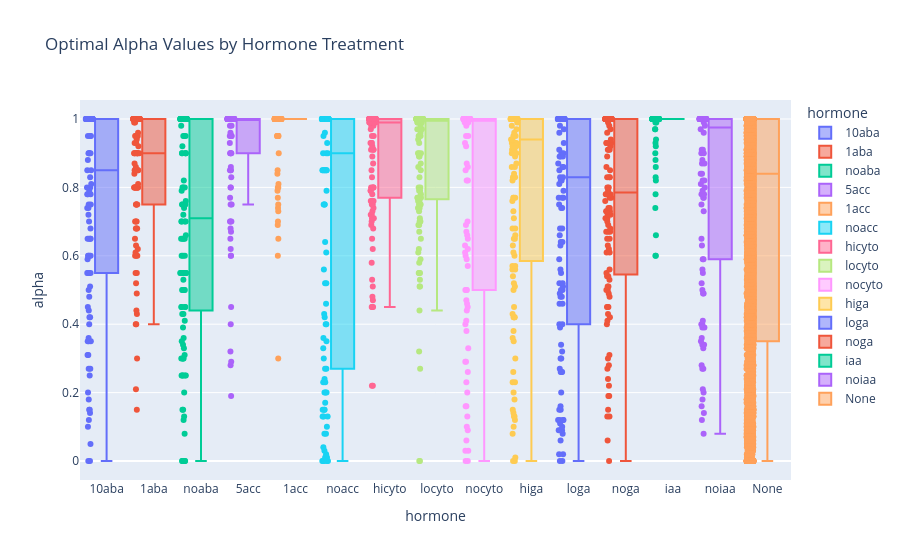

The notebook cell saved with this chart:
### Markdown cell above
# Looking at data by hormone treatment (box plots)

### Code cell
#df_combined_ideotype_exc1 = df_combined_ideotype[df_combined_ideotype["ideotype (T/C/B)"].isin(['dT', 'T', 'C', 'B', 'CT', 'M', 'T/B', 'DT'])]

combined_df["hormone"] = combined_df["hormone"].str.strip()

fig = px.box(combined_df, x='hormone', y='alpha', color='hormone', points='all',
             title='Optimal Alpha Values by Hormone Treatment',
             category_orders={'hormone': ['10aba', '1aba', 'noaba', '5acc', '1acc', 'noacc', 'hicyto', 'locyto', 'nocyto',
                                          'higa', 'loga', 'noga', 'iaa', 'noiaa', 'None']}
             )

fig.show()

### Figure 1 — Plotly figure (JSON) as saved in the notebook; plotly's stock layout.template omitted (floating-point values rounded to 4 significant figures; data arrays with more than 128 entries replaced by an {"elided": "..."} marker saying what was removed)
{"data": [{"alignmentgroup": "True", "boxpoints": "all", "hovertemplate": "hormone=%{x}<br>alpha=%{y}<extra></extra>", "legendgroup": "10aba", "marker": {"color": "#636efa"}, "name": "10aba", "notched": false, "offsetgroup": "10aba", "orientation": "v", "showlegend": true, "type": "box", "x": ["10aba", "10aba", "10aba", "10aba", "10aba", "10aba", "10aba", "10aba", "10aba", "10aba", "10aba", "10aba", "10aba", "10aba", "10aba", "10aba", "10aba", "10aba", "10aba", "10aba", "10aba", "10aba", "10aba", "10aba", "10aba", "10aba", "10aba", "10aba", "10aba", "10aba", "10aba", "10aba", "10aba", "10aba", "10aba", "10aba", "10aba", "10aba", "10aba", "10aba", "10aba", "10aba", "10aba", "10aba", "10aba", "10aba", "10aba", "10aba", "10aba", "10aba", "10aba", "10aba", "10aba", "10aba", "10aba", "10aba", "10aba", "10aba", "10aba", "10aba", "10aba", "10aba", "10aba", "10aba", "10aba", "10aba", "10aba", "10aba", "10aba", "10aba", "10aba", "10aba", "10aba", "10aba", "10aba", "10aba", "10aba", "10aba", "10aba", "10aba", "10aba", "10aba", "10aba", "10aba", "10aba", "10aba", "10aba", "10aba", "10aba", "10aba", "10aba", "10aba", "10aba", "10aba", "10aba", "10aba", "10aba", "10aba", "10aba", "10aba", "10aba", "10aba", "10aba", "10aba", "10aba", "10aba", "10aba", "10aba", "10aba", "10aba", "10aba", "10aba"], "x0": " ", "xaxis": "x", "y": [1.0, 1.0, 1.0, 1.0, 0.79, 0.81, 0.59, 0.74, 1.0, 1.0, 0.9, 0.83, 0.95, 0.95, 1.0, 1.0, 1.0, 1.0, 1.0, 1.0, 1.0, 1.0, 1.0, 1.0, 1.0, 1.0, 0.42, 0.31, 1.0, 1.0, 1.0, 1.0, 1.0, 1.0, 0.8, 1.0, 0.75, 0.7, 1.0, 1.0, 0.65, 0.55, 0.78, 0.88, 0.35, 0.18, 0.6, 0.14, 0.6, 0.72, 0.36, 0.25, 0.27, 0.85, 1.0, 1.0, 1.0, 1.0, 1.0, 1.0, 0.5, 0.4, 0.75, 0.9, 0.6, 0.55, 0.35, 0.42, 0.9, 1.0, 0.78, 0.74, 0.0, 0.0, 0.2, 0.15, 1.0, 1.0, 1.0, 1.0, 0.44, 0.12, 0.65, 0.45, 0.55, 0.05, 0.31, 0.15, 0.27, 0.1, 0.65, 0.51, 1.0, 1.0, 1.0, 1.0, 1.0, 1.0, 0.68, 0.48, 1.0, 1.0, 0.65, 0.35, 0.8, 1.0, 0.95, 0.9, 0.85, 0.78, 0.55, 0.6], "y0": " ", "yaxis": "y"}, {"alignmentgroup": "True", "boxpoints": "all", "hovertemplate": "hormone=%{x}<br>alpha=%{y}<extra></extra>", "legendgroup": "1aba", "marker": {"color": "#EF553B"}, "name": "1aba", "notched": false, "offsetgroup": "1aba", "orientation": "v", "showlegend": true, "type": "box", "x": ["1aba", "1aba", "1aba", "1aba", "1aba", "1aba", "1aba", "1aba", "1aba", "1aba", "1aba", "1aba", "1aba", "1aba", "1aba", "1aba", "1aba", "1aba", "1aba", "1aba", "1aba", "1aba", "1aba", "1aba", "1aba", "1aba", "1aba", "1aba", "1aba", "1aba", "1aba", "1aba", "1aba", "1aba", "1aba", "1aba", "1aba", "1aba", "1aba", "1aba", "1aba", "1aba", "1aba", "1aba", "1aba", "1aba", "1aba", "1aba", "1aba", "1aba", "1aba", "1aba", "1aba", "1aba", "1aba", "1aba", "1aba", "1aba", "1aba", "1aba", "1aba", "1aba", "1aba", "1aba", "1aba", "1aba", "1aba", "1aba", "1aba", "1aba", "1aba", "1aba", "1aba", "1aba", "1aba", "1aba", "1aba", "1aba", "1aba", "1aba", "1aba", "1aba", "1aba", "1aba", "1aba", "1aba", "1aba", "1aba", "1aba", "1aba", "1aba", "1aba", "1aba", "1aba", "1aba", "1aba", "1aba", "1aba", "1aba", "1aba", "1aba", "1aba", "1aba", "1aba"], "x0": " ", "xaxis": "x", "y": [0.9, 0.85, 1.0, 1.0, 1.0, 1.0, 0.95, 0.8, 0.75, 1.0, 0.9, 0.81, 0.95, 1.0, 0.92, 0.84, 1.0, 1.0, 0.95, 1.0, 0.61, 0.43, 0.7, 0.55, 1.0, 1.0, 1.0, 1.0, 0.95, 0.93, 0.96, 0.86, 1.0, 1.0, 0.68, 0.4, 1.0, 1.0, 0.8, 0.7, 0.8, 0.8, 0.63, 0.9, 1.0, 1.0, 1.0, 1.0, 1.0, 1.0, 0.93, 0.3, 1.0, 1.0, 1.0, 1.0, 0.8, 0.4, 0.99, 0.99, 0.44, 0.15, 0.85, 0.65, 1.0, 1.0, 1.0, 1.0, 0.9, 0.75, 0.85, 0.85, 0.94, 0.87, 0.75, 0.55, 0.52, 0.7, 0.68, 0.6, 0.85, 0.8, 0.62, 0.6, 0.8, 0.6, 0.9, 0.9, 0.9, 0.8, 0.85, 0.8, 0.9, 0.75, 1.0, 1.0, 0.68, 0.21, 1.0, 1.0, 1.0, 1.0, 0.8, 0.49], "y0": " ", "yaxis": "y"}, {"alignmentgroup": "True", "boxpoints": "all", "hovertemplate": "hormone=%{x}<br>alpha=%{y}<extra></extra>", "legendgroup": "noaba", "marker": {"color": "#00cc96"}, "name": "noaba", "notched": false, "offsetgroup": "noaba", "orientation": "v", "showlegend": true, "type": "box", "x": ["noaba", "noaba", "noaba", "noaba", "noaba", "noaba", "noaba", "noaba", "noaba", "noaba", "noaba", "noaba", "noaba", "noaba", "noaba", "noaba", "noaba", "noaba", "noaba", "noaba", "noaba", "noaba", "noaba", "noaba", "noaba", "noaba", "noaba", "noaba", "noaba", "noaba", "noaba", "noaba", "noaba", "noaba", "noaba", "noaba", "noaba", "noaba", "noaba", "noaba", "noaba", "noaba", "noaba", "noaba", "noaba", "noaba", "noaba", "noaba", "noaba", "noaba", "noaba", "noaba", "noaba", "noaba", "noaba", "noaba", "noaba", "noaba", "noaba", "noaba", "noaba", "noaba", "noaba", "noaba", "noaba", "noaba", "noaba", "noaba", "noaba", "noaba", "noaba", "noaba", "noaba", "noaba", "noaba", "noaba", "noaba", "noaba", "noaba", "noaba", "noaba", "noaba", "noaba", "noaba", "noaba", "noaba", "noaba", "noaba", "noaba", "noaba", "noaba", "noaba", "noaba", "noaba", "noaba", "noaba", "noaba", "noaba", "noaba", "noaba", "noaba", "noaba", "noaba", "noaba", "noaba", "noaba", "noaba", "noaba", "noaba", "noaba", "noaba", "noaba", "noaba", "noaba", "noaba", "noaba"], "x0": " ", "xaxis": "x", "y": [0.55, 0.35, 0.7, 0.3, 0.55, 0.25, 1.0, 0.75, 1.0, 1.0, 0.65, 0.6, 0.9, 0.5, 0.9, 0.8, 0.65, 0.3, 0.0, 0.0, 0.72, 0.55, 1.0, 0.9, 0.95, 0.75, 0.55, 0.6, 0.31, 0.36, 0.76, 0.25, 0.92, 0.65, 0.43, 1.0, 0.55, 0.2, 1.0, 1.0, 1.0, 1.0, 0.82, 0.39, 1.0, 1.0, 1.0, 1.0, 0.12, 0.0, 1.0, 1.0, 1.0, 1.0, 1.0, 1.0, 1.0, 1.0, 1.0, 1.0, 1.0, 1.0, 0.75, 0.25, 0.0, 0.0, 1.0, 0.95, 0.8, 0.7, 1.0, 1.0, 0.9, 0.6, 1.0, 0.98, 1.0, 1.0, 0.53, 0.3, 0.7, 0.45, 1.0, 1.0, 0.34, 0.13, 0.55, 0.5, 0.5, 0.3, 0.75, 0.45, 0.43, 0.45, 0.74, 0.79, 0.66, 0.33, 1.0, 0.95, 1.0, 1.0, 0.8, 0.5, 0.41, 0.15, 0.7, 0.15, 0.9, 0.45, 0.55, 0.25, 0.55, 0.25, 0.65, 0.08], "y0": " ", "yaxis": "y"}, {"alignmentgroup": "True", "boxpoints": "all", "hovertemplate": "hormone=%{x}<br>alpha=%{y}<extra></extra>", "legendgroup": "5acc", "marker": {"color": "#ab63fa"}, "name": "5acc", "notched": false, "offsetgroup": "5acc", "orientation": "v", "showlegend": true, "type": "box", "x": ["5acc", "5acc", "5acc", "5acc", "5acc", "5acc", "5acc", "5acc", "5acc", "5acc", "5acc", "5acc", "5acc", "5acc", "5acc", "5acc", "5acc", "5acc", "5acc", "5acc", "5acc", "5acc", "5acc", "5acc", "5acc", "5acc", "5acc", "5acc", "5acc", "5acc", "5acc", "5acc", "5acc", "5acc", "5acc", "5acc", "5acc", "5acc", "5acc", "5acc", "5acc", "5acc", "5acc", "5acc", "5acc", "5acc", "5acc", "5acc", "5acc", "5acc", "5acc", "5acc", "5acc", "5acc", "5acc", "5acc", "5acc", "5acc", "5acc", "5acc", "5acc", "5acc", "5acc", "5acc", "5acc", "5acc", "5acc", "5acc", "5acc", "5acc", "5acc", "5acc", "5acc", "5acc", "5acc", "5acc", "5acc", "5acc", "5acc", "5acc", "5acc", "5acc", "5acc", "5acc", "5acc", "5acc", "5acc", "5acc", "5acc", "5acc", "5acc", "5acc", "5acc", "5acc", "5acc", "5acc", "5acc", "5acc", "5acc", "5acc", "5acc", "5acc", "5acc", "5acc", "5acc", "5acc"], "x0": " ", "xaxis": "x", "y": [1.0, 1.0, 0.83, 0.7, 1.0, 0.85, 1.0, 1.0, 1.0, 1.0, 0.9, 0.62, 1.0, 1.0, 0.98, 0.96, 1.0, 1.0, 1.0, 0.9, 1.0, 1.0, 0.95, 0.85, 0.95, 0.95, 1.0, 1.0, 1.0, 1.0, 0.85, 0.6, 1.0, 1.0, 0.67, 0.4, 1.0, 1.0, 1.0, 0.86, 1.0, 1.0, 0.29, 0.28, 0.65, 0.45, 0.93, 1.0, 0.75, 0.7, 1.0, 1.0, 0.95, 0.9, 1.0, 1.0, 0.8, 0.75, 1.0, 1.0, 1.0, 1.0, 1.0, 1.0, 0.8, 0.6, 1.0, 1.0, 1.0, 1.0, 1.0, 1.0, 1.0, 1.0, 1.0, 1.0, 0.98, 1.0, 0.77, 0.19, 1.0, 1.0, 0.68, 0.32, 1.0, 1.0, 1.0, 1.0, 1.0, 1.0, 1.0, 1.0, 1.0, 1.0, 1.0, 1.0, 0.9, 0.7, 1.0, 1.0, 1.0, 1.0, 1.0, 1.0, 1.0, 1.0], "y0": " ", "yaxis": "y"}, {"alignmentgroup": "True", "boxpoints": "all", "hovertemplate": "hormone=%{x}<br>alpha=%{y}<extra></extra>", "legendgroup": "1acc", "marker": {"color": "#FFA15A"}, "name": "1acc", "notched": false, "offsetgroup": "1acc", "orientation": "v", "showlegend": true, "type": "box", "x": ["1acc", "1acc", "1acc", "1acc", "1acc", "1acc", "1acc", "1acc", "1acc", "1acc", "1acc", "1acc", "1acc", "1acc", "1acc", "1acc", "1acc", "1acc", "1acc", "1acc", "1acc", "1acc", "1acc", "1acc", "1acc", "1acc", "1acc", "1acc", "1acc", "1acc", "1acc", "1acc", "1acc", "1acc", "1acc", "1acc", "1acc", "1acc", "1acc", "1acc", "1acc", "1acc", "1acc", "1acc", "1acc", "1acc", "1acc", "1acc", "1acc", "1acc", "1acc", "1acc", "1acc", "1acc", "1acc", "1acc", "1acc", "1acc", "1acc", "1acc", "1acc", "1acc", "1acc", "1acc", "1acc", "1acc", "1acc", "1acc", "1acc", "1acc", "1acc", "1acc", "1acc", "1acc", "1acc", "1acc", "1acc", "1acc", "1acc", "1acc", "1acc", "1acc", "1acc", "1acc", "1acc", "1acc", "1acc", "1acc", "1acc", "1acc", "1acc", "1acc", "1acc", "1acc", "1acc", "1acc", "1acc", "1acc", "1acc", "1acc", "1acc", "1acc"], "x0": " ", "xaxis": "x", "y": [0.6, 0.69, 0.8, 0.65, 0.95, 0.95, 0.95, 1.0, 1.0, 1.0, 0.75, 0.7, 1.0, 1.0, 1.0, 1.0, 1.0, 1.0, 1.0, 1.0, 1.0, 1.0, 1.0, 1.0, 1.0, 1.0, 1.0, 1.0, 1.0, 1.0, 0.73, 0.3, 1.0, 1.0, 1.0, 1.0, 1.0, 1.0, 1.0, 1.0, 1.0, 1.0, 1.0, 1.0, 1.0, 1.0, 1.0, 1.0, 1.0, 1.0, 0.95, 1.0, 1.0, 1.0, 0.9, 0.79, 0.95, 0.8, 1.0, 1.0, 1.0, 1.0, 1.0, 1.0, 0.95, 0.81, 1.0, 1.0, 0.74, 0.85, 1.0, 1.0, 1.0, 1.0, 1.0, 1.0, 0.95, 0.84, 1.0, 1.0, 0.95, 0.77, 1.0, 1.0, 1.0, 1.0, 1.0, 1.0, 1.0, 1.0, 1.0, 1.0, 1.0, 1.0, 1.0, 1.0, 1.0, 1.0, 1.0, 1.0, 1.0, 1.0], "y0": " ", "yaxis": "y"}, {"alignmentgroup": "True", "boxpoints": "all", "hovertemplate": "hormone=%{x}<br>alpha=%{y}<extra></extra>", "legendgroup": "noacc", "marker": {"color": "#19d3f3"}, "name": "noacc", "notched": false, "offsetgroup": "noacc", "orientation": "v", "showlegend": true, "type": "box", "x": ["noacc", "noacc", "noacc", "noacc", "noacc", "noacc", "noacc", "noacc", "noacc", "noacc", "noacc", "noacc", "noacc", "noacc", "noacc", "noacc", "noacc", "noacc", "noacc", "noacc", "noacc", "noacc", "noacc", "noacc", "noacc", "noacc", "noacc", "noacc", "noacc", "noacc", "noacc", "noacc", "noacc", "noacc", "noacc", "noacc", "noacc", "noacc", "noacc", "noacc", "noacc", "noacc", "noacc", "noacc", "noacc", "noacc", "noacc", "noacc", "noacc", "noacc", "noacc", "noacc", "noacc", "noacc", "noacc", "noacc", "noacc", "noacc", "noacc", "noacc", "noacc", "noacc", "noacc", "noacc", "noacc", "noacc", "noacc", "noacc", "noacc", "noacc", "noacc", "noacc", "noacc", "noacc", "noacc", "noacc", "noacc", "noacc", "noacc", "noacc", "noacc", "noacc", "noacc", "noacc", "noacc", "noacc", "noacc", "noacc", "noacc", "noacc", "noacc", "noacc", "noacc", "noacc", "noacc", "noacc", "noacc", "noacc", "noacc", "noacc", "noacc", "noacc", "noacc", "noacc", "noacc", "noacc", "noacc", "noacc"], "x0": " ", "xaxis": "x", "y": [1.0, 1.0, 0.9, 0.15, 0.85, 0.46, 1.0, 1.0, 0.52, 0.36, 1.0, 0.08, 0.27, 0.13, 0.85, 0.4, 0.9, 0.85, 0.01, 0.13, 1.0, 1.0, 1.0, 1.0, 1.0, 1.0, 0.02, 0.0, 0.95, 0.2, 0.85, 0.35, 0.75, 0.27, 0.33, 0.0, 1.0, 1.0, 0.2, 0.15, 0.01, 0.0, 0.93, 0.64, 1.0, 0.85, 0.4, 0.13, 0.85, 0.75, 0.15, 0.2, 0.61, 0.23, 0.9, 0.75, 0.1, 0.3, 0.0, 0.08, 0.85, 0.23, 0.52, 0.43, 1.0, 0.17, 0.56, 0.24, 0.03, 0.0, 1.0, 1.0, 1.0, 1.0, 1.0, 1.0, 1.0, 1.0, 1.0, 1.0, 0.42, 0.04, 0.96, 0.79, 1.0, 1.0, 1.0, 1.0, 1.0, 1.0, 1.0, 1.0, 1.0, 1.0, 1.0, 1.0, 1.0, 1.0, 1.0, 1.0, 1.0, 1.0, 1.0, 1.0, 1.0, 1.0, 1.0, 1.0], "y0": " ", "yaxis": "y"}, {"alignmentgroup": "True", "boxpoints": "all", "hovertemplate": "hormone=%{x}<br>alpha=%{y}<extra></extra>", "legendgroup": "hicyto", "marker": {"color": "#FF6692"}, "name": "hicyto", "notched": false, "offsetgroup": "hicyto", "orientation": "v", "showlegend": true, "type": "box", "x": ["hicyto", "hicyto", "hicyto", "hicyto", "hicyto", "hicyto", "hicyto", "hicyto", "hicyto", "hicyto", "hicyto", "hicyto", "hicyto", "hicyto", "hicyto", "hicyto", "hicyto", "hicyto", "hicyto", "hicyto", "hicyto", "hicyto", "hicyto", "hicyto", "hicyto", "hicyto", "hicyto", "hicyto", "hicyto", "hicyto", "hicyto", "hicyto", "hicyto", "hicyto", "hicyto", "hicyto", "hicyto", "hicyto", "hicyto", "hicyto", "hicyto", "hicyto", "hicyto", "hicyto", "hicyto", "hicyto", "hicyto", "hicyto", "hicyto", "hicyto", "hicyto", "hicyto", "hicyto", "hicyto", "hicyto", "hicyto", "hicyto", "hicyto", "hicyto", "hicyto", "hicyto", "hicyto", "hicyto", "hicyto", "hicyto", "hicyto", "hicyto", "hicyto", "hicyto", "hicyto", "hicyto", "hicyto", "hicyto", "hicyto", "hicyto", "hicyto", "hicyto", "hicyto", "hicyto", "hicyto", "hicyto", "hicyto", "hicyto", "hicyto", "hicyto", "hicyto", "hicyto", "hicyto", "hicyto", "hicyto", "hicyto", "hicyto", "hicyto", "hicyto", "hicyto", "hicyto", "hicyto", "hicyto", "hicyto", "hicyto", "hicyto", "hicyto", "hicyto", "hicyto", "hicyto", "hicyto", "hicyto", "hicyto"], "x0": " ", "xaxis": "x", "y": [0.45, 0.76, 1.0, 1.0, 0.93, 0.97, 1.0, 1.0, 1.0, 1.0, 0.93, 0.98, 1.0, 1.0, 0.71, 0.91, 1.0, 1.0, 0.87, 0.91, 0.62, 0.8, 0.89, 0.95, 0.68, 0.8, 1.0, 1.0, 1.0, 1.0, 0.95, 0.99, 1.0, 1.0, 1.0, 1.0, 1.0, 1.0, 0.99, 1.0, 0.85, 0.91, 0.71, 0.72, 1.0, 1.0, 1.0, 1.0, 0.69, 0.75, 0.92, 0.93, 1.0, 1.0, 1.0, 1.0, 0.72, 0.76, 1.0, 1.0, 1.0, 1.0, 1.0, 1.0, 1.0, 1.0, 1.0, 1.0, 1.0, 1.0, 1.0, 1.0, 1.0, 1.0, 0.99, 0.99, 0.98, 1.0, 0.76, 0.8, 1.0, 1.0, 0.73, 0.76, 0.7, 0.74, 0.45, 0.51, 0.47, 0.45, 0.8, 0.79, 0.79, 0.78, 0.22, 0.22, 0.58, 0.65, 0.83, 0.75, 0.99, 0.99, 1.0, 1.0, 1.0, 1.0, 0.48, 0.53], "y0": " ", "yaxis": "y"}, {"alignmentgroup": "True", "boxpoints": "all", "hovertemplate": "hormone=%{x}<br>alpha=%{y}<extra></extra>", "legendgroup": "locyto", "marker": {"color": "#B6E880"}, "name": "locyto", "notched": false, "offsetgroup": "locyto", "orientation": "v", "showlegend": true, "type": "box", "x": ["locyto", "locyto", "locyto", "locyto", "locyto", "locyto", "locyto", "locyto", "locyto", "locyto", "locyto", "locyto", "locyto", "locyto", "locyto", "locyto", "locyto", "locyto", "locyto", "locyto", "locyto", "locyto", "locyto", "locyto", "locyto", "locyto", "locyto", "locyto", "locyto", "locyto", "locyto", "locyto", "locyto", "locyto", "locyto", "locyto", "locyto", "locyto", "locyto", "locyto", "locyto", "locyto", "locyto", "locyto", "locyto", "locyto", "locyto", "locyto", "locyto", "locyto", "locyto", "locyto", "locyto", "locyto", "locyto", "locyto", "locyto", "locyto", "locyto", "locyto", "locyto", "locyto", "locyto", "locyto", "locyto", "locyto", "locyto", "locyto", "locyto", "locyto", "locyto", "locyto", "locyto", "locyto", "locyto", "locyto", "locyto", "locyto", "locyto", "locyto", "locyto", "locyto", "locyto", "locyto", "locyto", "locyto", "locyto", "locyto", "locyto", "locyto", "locyto", "locyto", "locyto", "locyto", "locyto", "locyto", "locyto", "locyto", "locyto", "locyto", "locyto", "locyto", "locyto", "locyto", "locyto", "locyto", "locyto", "locyto", "locyto", "locyto", "locyto", "locyto", "locyto", "locyto", "locyto", "locyto"], "x0": " ", "xaxis": "x", "y": [1.0, 1.0, 0.62, 0.59, 0.99, 1.0, 0.83, 0.75, 0.8, 0.71, 1.0, 1.0, 1.0, 1.0, 0.74, 0.74, 0.78, 0.8, 0.53, 0.55, 1.0, 1.0, 0.94, 0.98, 0.0, 0.0, 1.0, 1.0, 0.79, 0.75, 0.99, 0.99, 1.0, 1.0, 1.0, 1.0, 1.0, 1.0, 0.51, 0.55, 1.0, 1.0, 1.0, 1.0, 0.77, 0.7, 1.0, 1.0, 1.0, 1.0, 1.0, 1.0, 1.0, 1.0, 0.7, 0.58, 0.9, 0.87, 1.0, 1.0, 0.95, 0.89, 1.0, 1.0, 1.0, 1.0, 1.0, 1.0, 0.27, 0.32, 0.9, 0.93, 0.77, 0.89, 0.77, 0.61, 1.0, 1.0, 1.0, 1.0, 0.55, 0.44, 1.0, 1.0, 1.0, 1.0, 0.96, 0.95, 0.86, 0.76, 0.51, 0.65, 1.0, 1.0, 1.0, 1.0, 1.0, 1.0, 1.0, 1.0, 1.0, 1.0, 0.85, 1.0, 0.97, 0.9, 0.73, 0.79, 1.0, 1.0, 0.69, 0.76, 0.67, 0.69, 0.97, 0.95], "y0": " ", "yaxis": "y"}, {"alignmentgroup": "True", "boxpoints": "all", "hovertemplate": "hormone=%{x}<br>alpha=%{y}<extra></extra>", "legendgroup": "nocyto", "marker": {"color": "#FF97FF"}, "name": "nocyto", "notched": false, "offsetgroup": "nocyto", "orientation": "v", "showlegend": true, "type": "box", "x": ["nocyto", "nocyto", "nocyto", "nocyto", "nocyto", "nocyto", "nocyto", "nocyto", "nocyto", "nocyto", "nocyto", "nocyto", "nocyto", "nocyto", "nocyto", "nocyto", "nocyto", "nocyto", "nocyto", "nocyto", "nocyto", "nocyto", "nocyto", "nocyto", "nocyto", "nocyto", "nocyto", "nocyto", "nocyto", "nocyto", "nocyto", "nocyto", "nocyto", "nocyto", "nocyto", "nocyto", "nocyto", "nocyto", "nocyto", "nocyto", "nocyto", "nocyto", "nocyto", "nocyto", "nocyto", "nocyto", "nocyto", "nocyto", "nocyto", "nocyto", "nocyto", "nocyto", "nocyto", "nocyto", "nocyto", "nocyto", "nocyto", "nocyto", "nocyto", "nocyto", "nocyto", "nocyto", "nocyto", "nocyto", "nocyto", "nocyto", "nocyto", "nocyto", "nocyto", "nocyto", "nocyto", "nocyto", "nocyto", "nocyto", "nocyto", "nocyto", "nocyto", "nocyto", "nocyto", "nocyto", "nocyto", "nocyto", "nocyto", "nocyto", "nocyto", "nocyto", "nocyto", "nocyto", "nocyto", "nocyto", "nocyto", "nocyto", "nocyto", "nocyto", "nocyto", "nocyto", "nocyto", "nocyto"], "x0": " ", "xaxis": "x", "y": [0.59, 0.26, 0.38, 0.16, 0.63, 0.29, 0.66, 0.23, 1.0, 1.0, 0.87, 0.69, 0.82, 0.46, 1.0, 1.0, 1.0, 1.0, 1.0, 1.0, 0.5, 0.45, 0.82, 0.41, 0.98, 0.92, 0.57, 0.29, 0.95, 0.7, 1.0, 1.0, 1.0, 1.0, 1.0, 1.0, 1.0, 1.0, 1.0, 1.0, 1.0, 1.0, 0.93, 0.99, 1.0, 1.0, 1.0, 1.0, 0.95, 0.86, 0.65, 0.33, 0.67, 0.44, 1.0, 1.0, 0.99, 1.0, 0.03, 0.06, 0.61, 0.5, 1.0, 1.0, 0.2, 0.13, 0.85, 0.47, 0.03, 0.09, 1.0, 1.0, 1.0, 1.0, 1.0, 1.0, 1.0, 1.0, 1.0, 1.0, 1.0, 1.0, 1.0, 1.0, 1.0, 1.0, 1.0, 1.0, 1.0, 1.0, 0.62, 0.4, 0.16, 0.1, 0.0, 0.0, 0.6, 0.5], "y0": " ", "yaxis": "y"}, {"alignmentgroup": "True", "boxpoints": "all", "hovertemplate": "hormone=%{x}<br>alpha=%{y}<extra></extra>", "legendgroup": "higa", "marker": {"color": "#FECB52"}, "name": "higa", "notched": false, "offsetgroup": "higa", "orientation": "v", "showlegend": true, "type": "box", "x": {"elided": "132 str values"}, "x0": " ", "xaxis": "x", "y": {"elided": "132 float values"}, "y0": " ", "yaxis": "y"}, {"alignmentgroup": "True", "boxpoints": "all", "hovertemplate": "hormone=%{x}<br>alpha=%{y}<extra></extra>", "legendgroup": "loga", "marker": {"color": "#636efa"}, "name": "loga", "notched": false, "offsetgroup": "loga", "orientation": "v", "showlegend": true, "type": "box", "x": ["loga", "loga", "loga", "loga", "loga", "loga", "loga", "loga", "loga", "loga", "loga", "loga", "loga", "loga", "loga", "loga", "loga", "loga", "loga", "loga", "loga", "loga", "loga", "loga", "loga", "loga", "loga", "loga", "loga", "loga", "loga", "loga", "loga", "loga", "loga", "loga", "loga", "loga", "loga", "loga", "loga", "loga", "loga", "loga", "loga", "loga", "loga", "loga", "loga", "loga", "loga", "loga", "loga", "loga", "loga", "loga", "loga", "loga", "loga", "loga", "loga", "loga", "loga", "loga", "loga", "loga", "loga", "loga", "loga", "loga", "loga", "loga", "loga", "loga", "loga", "loga", "loga", "loga", "loga", "loga", "loga", "loga", "loga", "loga", "loga", "loga", "loga", "loga", "loga", "loga", "loga", "loga", "loga", "loga", "loga", "loga", "loga", "loga", "loga", "loga", "loga", "loga", "loga", "loga", "loga", "loga", "loga", "loga", "loga", "loga", "loga", "loga", "loga", "loga", "loga", "loga", "loga", "loga", "loga", "loga", "loga", "loga"], "x0": " ", "xaxis": "x", "y": [1.0, 1.0, 0.86, 0.56, 0.3, 0.12, 1.0, 1.0, 0.82, 0.46, 1.0, 1.0, 0.02, 1.0, 1.0, 1.0, 0.55, 0.15, 0.85, 0.89, 0.3, 0.09, 0.02, 0.09, 0.89, 0.39, 0.11, 0.0, 0.98, 0.83, 0.26, 0.08, 1.0, 1.0, 0.15, 0.09, 0.66, 0.48, 0.52, 0.2, 0.68, 0.27, 0.12, 0.12, 0.74, 0.09, 0.4, 0.16, 0.77, 1.0, 1.0, 1.0, 0.32, 0.06, 0.96, 0.74, 0.68, 0.64, 0.79, 0.4, 1.0, 1.0, 1.0, 1.0, 1.0, 1.0, 0.86, 0.49, 1.0, 1.0, 1.0, 1.0, 1.0, 1.0, 1.0, 1.0, 0.9, 0.5, 0.97, 0.89, 1.0, 1.0, 1.0, 1.0, 1.0, 1.0, 0.87, 0.75, 0.83, 1.0, 0.59, 0.26, 1.0, 0.93, 0.64, 0.12, 0.63, 0.48, 0.77, 0.34, 0.77, 0.46, 0.0, 0.1, 1.0, 1.0, 1.0, 1.0, 0.51, 0.52, 0.5, 0.26, 1.0, 1.0, 1.0, 1.0, 1.0, 1.0, 0.9, 0.82, 0.91, 0.81], "y0": " ", "yaxis": "y"}, {"alignmentgroup": "True", "boxpoints": "all", "hovertemplate": "hormone=%{x}<br>alpha=%{y}<extra></extra>", "legendgroup": "noga", "marker": {"color": "#EF553B"}, "name": "noga", "notched": false, "offsetgroup": "noga", "orientation": "v", "showlegend": true, "type": "box", "x": ["noga", "noga", "noga", "noga", "noga", "noga", "noga", "noga", "noga", "noga", "noga", "noga", "noga", "noga", "noga", "noga", "noga", "noga", "noga", "noga", "noga", "noga", "noga", "noga", "noga", "noga", "noga", "noga", "noga", "noga", "noga", "noga", "noga", "noga", "noga", "noga", "noga", "noga", "noga", "noga", "noga", "noga", "noga", "noga", "noga", "noga", "noga", "noga", "noga", "noga", "noga", "noga", "noga", "noga", "noga", "noga", "noga", "noga", "noga", "noga", "noga", "noga", "noga", "noga", "noga", "noga", "noga", "noga", "noga", "noga", "noga", "noga", "noga", "noga", "noga", "noga", "noga", "noga", "noga", "noga", "noga", "noga", "noga", "noga", "noga", "noga", "noga", "noga", "noga", "noga", "noga", "noga", "noga", "noga", "noga", "noga", "noga", "noga", "noga", "noga", "noga", "noga", "noga", "noga", "noga", "noga", "noga", "noga", "noga", "noga", "noga", "noga", "noga", "noga", "noga", "noga"], "x0": " ", "xaxis": "x", "y": [1.0, 0.89, 1.0, 1.0, 1.0, 1.0, 1.0, 1.0, 1.0, 1.0, 0.92, 0.65, 1.0, 0.51, 1.0, 1.0, 1.0, 1.0, 0.93, 0.61, 0.72, 0.06, 0.91, 0.45, 1.0, 1.0, 0.79, 0.48, 0.94, 0.67, 0.96, 0.97, 0.78, 0.77, 1.0, 1.0, 0.93, 0.68, 0.85, 0.56, 0.78, 0.77, 1.0, 1.0, 0.91, 0.8, 1.0, 1.0, 1.0, 1.0, 1.0, 1.0, 0.86, 0.42, 1.0, 1.0, 1.0, 1.0, 1.0, 1.0, 0.67, 0.55, 0.99, 1.0, 0.73, 0.67, 0.93, 0.83, 0.0, 0.13, 0.65, 0.45, 0.5, 0.31, 0.7, 0.71, 0.8, 0.54, 0.73, 0.13, 1.0, 1.0, 0.74, 0.15, 0.71, 0.76, 0.72, 0.22, 0.54, 0.4, 0.61, 0.28, 0.83, 0.19, 0.83, 0.51, 0.5, 0.19, 0.78, 0.27, 0.98, 0.53, 0.69, 0.49, 0.63, 0.43, 0.73, 0.62, 0.91, 0.74, 0.45, 0.3, 1.0, 1.0, 0.41, 0.24], "y0": " ", "yaxis": "y"}, {"alignmentgroup": "True", "boxpoints": "all", "hovertemplate": "hormone=%{x}<br>alpha=%{y}<extra></extra>", "legendgroup": "iaa", "marker": {"color": "#00cc96"}, "name": "iaa", "notched": false, "offsetgroup": "iaa", "orientation": "v", "showlegend": true, "type": "box", "x": ["iaa", "iaa", "iaa", "iaa", "iaa", "iaa", "iaa", "iaa", "iaa", "iaa", "iaa", "iaa", "iaa", "iaa", "iaa", "iaa", "iaa", "iaa", "iaa", "iaa", "iaa", "iaa", "iaa", "iaa", "iaa", "iaa", "iaa", "iaa", "iaa", "iaa", "iaa", "iaa", "iaa", "iaa", "iaa", "iaa", "iaa", "iaa", "iaa", "iaa", "iaa", "iaa", "iaa", "iaa", "iaa", "iaa", "iaa", "iaa", "iaa", "iaa", "iaa", "iaa", "iaa", "iaa", "iaa", "iaa", "iaa", "iaa", "iaa", "iaa", "iaa", "iaa", "iaa", "iaa", "iaa", "iaa", "iaa", "iaa", "iaa", "iaa", "iaa", "iaa", "iaa", "iaa", "iaa", "iaa", "iaa", "iaa", "iaa", "iaa", "iaa", "iaa", "iaa", "iaa", "iaa", "iaa", "iaa", "iaa", "iaa", "iaa", "iaa", "iaa", "iaa", "iaa", "iaa", "iaa", "iaa", "iaa", "iaa", "iaa", "iaa", "iaa", "iaa", "iaa", "iaa", "iaa", "iaa", "iaa", "iaa", "iaa", "iaa", "iaa", "iaa", "iaa", "iaa", "iaa", "iaa", "iaa", "iaa", "iaa", "iaa", "iaa"], "x0": " ", "xaxis": "x", "y": [0.94, 0.99, 1.0, 1.0, 1.0, 1.0, 0.88, 0.78, 1.0, 1.0, 1.0, 1.0, 1.0, 1.0, 1.0, 1.0, 1.0, 1.0, 1.0, 1.0, 1.0, 1.0, 1.0, 1.0, 1.0, 1.0, 1.0, 1.0, 1.0, 1.0, 1.0, 1.0, 1.0, 1.0, 1.0, 1.0, 1.0, 1.0, 1.0, 1.0, 1.0, 1.0, 0.93, 0.82, 0.83, 0.74, 1.0, 1.0, 0.99, 0.97, 1.0, 1.0, 1.0, 1.0, 1.0, 1.0, 1.0, 1.0, 0.86, 0.6, 1.0, 1.0, 1.0, 1.0, 1.0, 1.0, 1.0, 1.0, 1.0, 1.0, 1.0, 1.0, 1.0, 1.0, 1.0, 1.0, 1.0, 1.0, 1.0, 1.0, 1.0, 1.0, 0.92, 1.0, 0.9, 0.6, 1.0, 1.0, 1.0, 1.0, 1.0, 1.0, 1.0, 1.0, 1.0, 1.0, 1.0, 1.0, 1.0, 1.0, 0.97, 0.66, 1.0, 1.0, 1.0, 1.0, 1.0, 1.0, 1.0, 1.0, 1.0, 1.0, 1.0, 1.0, 1.0, 1.0, 1.0, 1.0, 1.0, 1.0, 1.0, 1.0], "y0": " ", "yaxis": "y"}, {"alignmentgroup": "True", "boxpoints": "all", "hovertemplate": "hormone=%{x}<br>alpha=%{y}<extra></extra>", "legendgroup": "noiaa", "marker": {"color": "#ab63fa"}, "name": "noiaa", "notched": false, "offsetgroup": "noiaa", "orientation": "v", "showlegend": true, "type": "box", "x": ["noiaa", "noiaa", "noiaa", "noiaa", "noiaa", "noiaa", "noiaa", "noiaa", "noiaa", "noiaa", "noiaa", "noiaa", "noiaa", "noiaa", "noiaa", "noiaa", "noiaa", "noiaa", "noiaa", "noiaa", "noiaa", "noiaa", "noiaa", "noiaa", "noiaa", "noiaa", "noiaa", "noiaa", "noiaa", "noiaa", "noiaa", "noiaa", "noiaa", "noiaa", "noiaa", "noiaa", "noiaa", "noiaa", "noiaa", "noiaa", "noiaa", "noiaa", "noiaa", "noiaa", "noiaa", "noiaa", "noiaa", "noiaa", "noiaa", "noiaa", "noiaa", "noiaa", "noiaa", "noiaa", "noiaa", "noiaa", "noiaa", "noiaa", "noiaa", "noiaa", "noiaa", "noiaa", "noiaa", "noiaa", "noiaa", "noiaa", "noiaa", "noiaa", "noiaa", "noiaa", "noiaa", "noiaa", "noiaa", "noiaa", "noiaa", "noiaa", "noiaa", "noiaa", "noiaa", "noiaa", "noiaa", "noiaa", "noiaa", "noiaa", "noiaa", "noiaa", "noiaa", "noiaa", "noiaa", "noiaa", "noiaa", "noiaa", "noiaa", "noiaa", "noiaa", "noiaa", "noiaa", "noiaa", "noiaa", "noiaa", "noiaa", "noiaa", "noiaa", "noiaa", "noiaa", "noiaa"], "x0": " ", "xaxis": "x", "y": [0.79, 0.41, 0.84, 0.49, 0.98, 0.81, 1.0, 1.0, 0.77, 0.34, 1.0, 1.0, 1.0, 1.0, 1.0, 0.96, 1.0, 1.0, 0.88, 0.9, 1.0, 1.0, 1.0, 1.0, 1.0, 1.0, 1.0, 1.0, 1.0, 1.0, 1.0, 1.0, 1.0, 1.0, 0.99, 0.82, 1.0, 1.0, 1.0, 1.0, 0.87, 0.56, 0.9, 0.59, 1.0, 1.0, 0.4, 0.12, 0.78, 0.34, 0.97, 0.75, 0.82, 0.4, 0.49, 0.18, 0.91, 0.65, 0.78, 0.2, 1.0, 1.0, 1.0, 1.0, 1.0, 1.0, 0.5, 0.35, 1.0, 1.0, 1.0, 1.0, 1.0, 1.0, 1.0, 1.0, 1.0, 1.0, 1.0, 1.0, 0.52, 0.14, 0.87, 0.59, 0.39, 0.16, 0.33, 0.08, 0.91, 0.73, 1.0, 1.0, 0.78, 0.27, 1.0, 1.0, 0.55, 0.27, 0.77, 0.28, 0.63, 0.21, 0.84, 0.36, 0.8, 0.39], "y0": " ", "yaxis": "y"}, {"alignmentgroup": "True", "boxpoints": "all", "hovertemplate": "hormone=%{x}<br>alpha=%{y}<extra></extra>", "legendgroup": "None", "marker": {"color": "#FFA15A"}, "name": "None", "notched": false, "offsetgroup": "None", "orientation": "v", "showlegend": true, "type": "box", "x": {"elided": "3278 str values"}, "x0": " ", "xaxis": "x", "y": {"elided": "3278 float values"}, "y0": " ", "yaxis": "y"}], "layout": {"boxmode": "overlay", "legend": {"title": {"text": "hormone"}, "tracegroupgap": 0}, "title": {"text": "Optimal Alpha Values by Hormone Treatment"}, "xaxis": {"anchor": "y", "categoryarray": ["10aba", "1aba", "noaba", "5acc", "1acc", "noacc", "hicyto", "locyto", "nocyto", "higa", "loga", "noga", "iaa", "noiaa", "None"], "categoryorder": "array", "domain": [0, 1], "title": {"text": "hormone"}}, "yaxis": {"anchor": "x", "domain": [0, 1], "title": {"text": "alpha"}}}}
